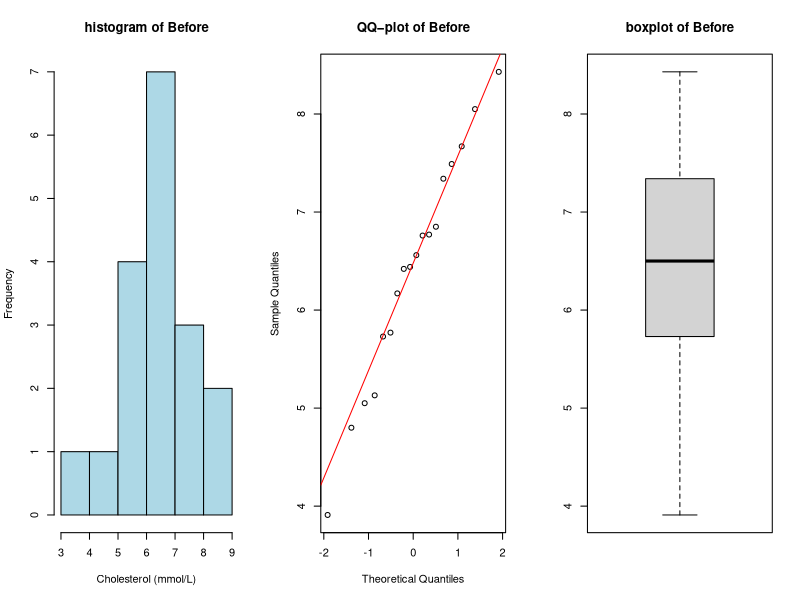
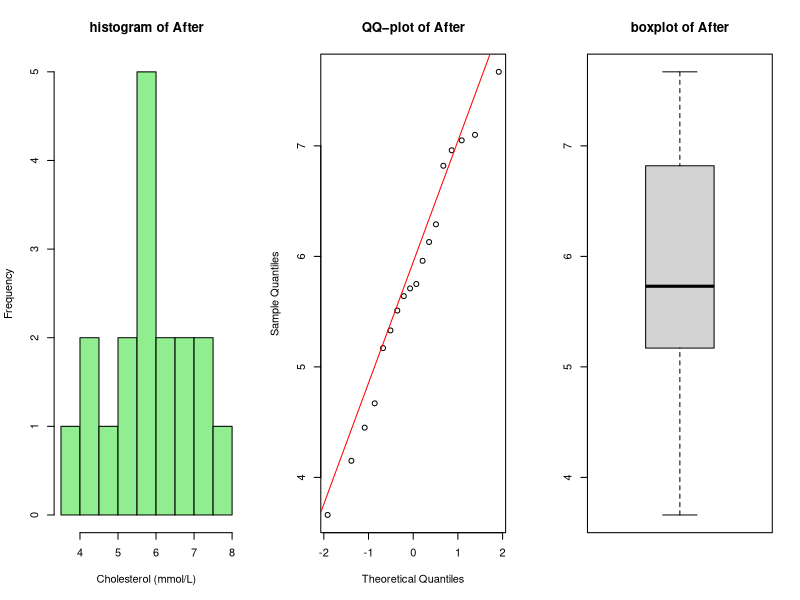
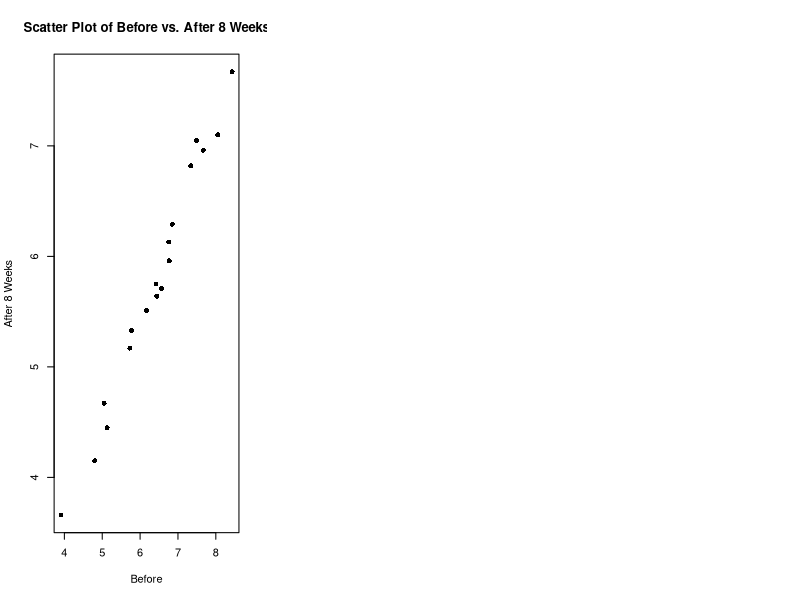
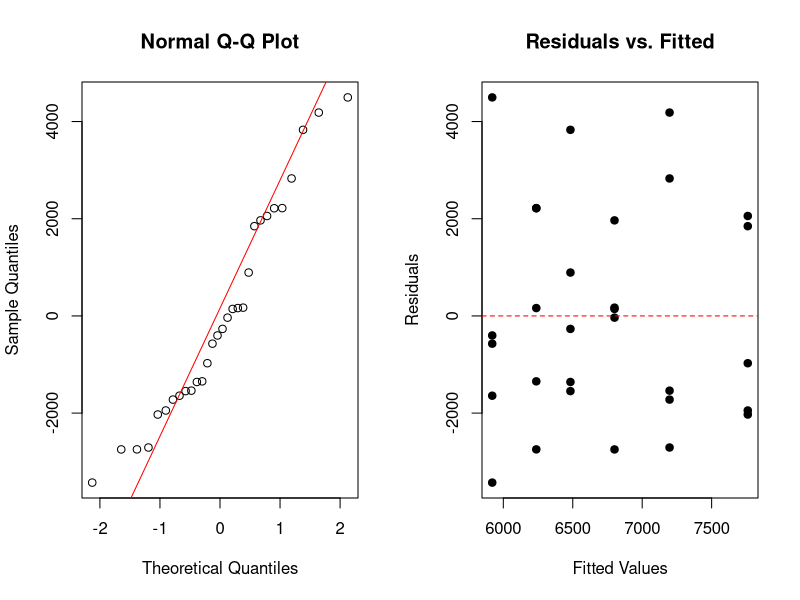
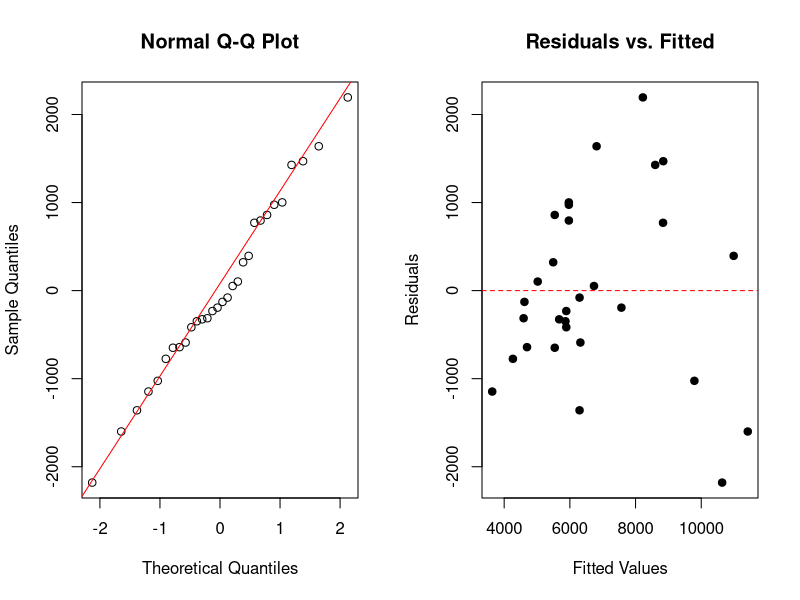
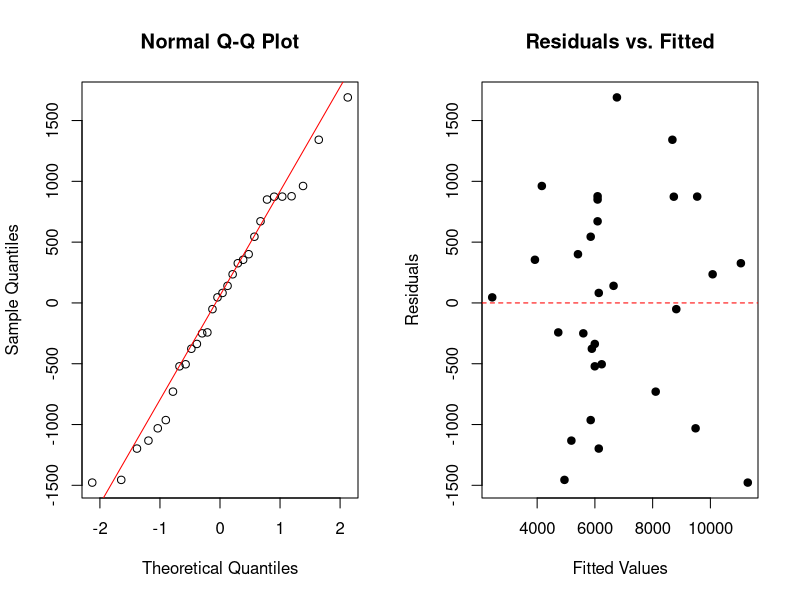
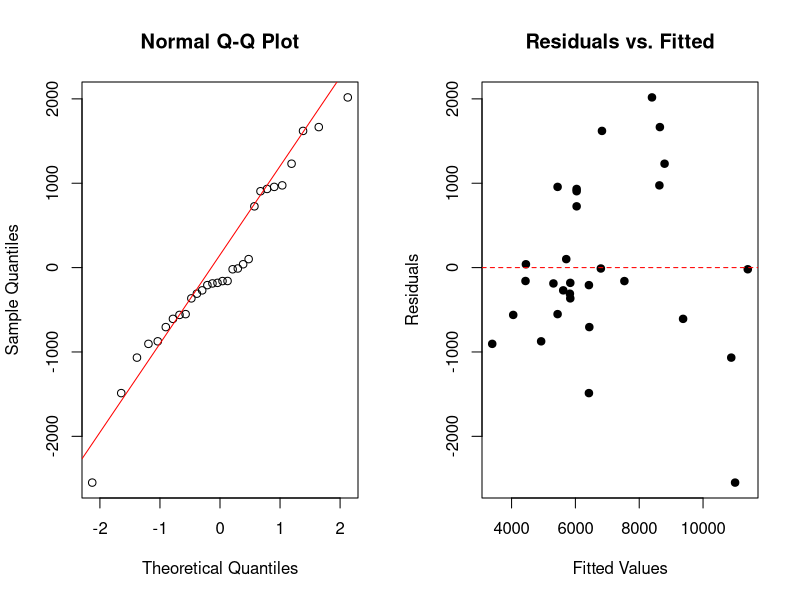
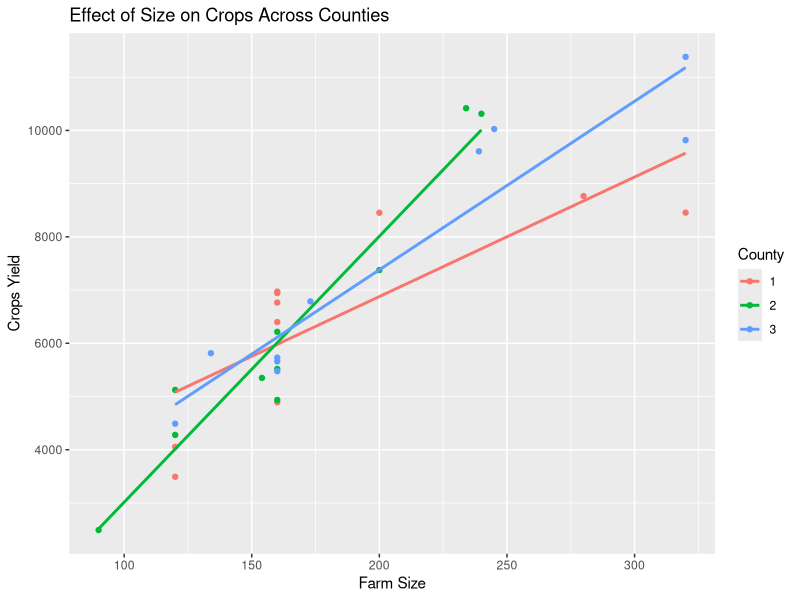

Generate these figures, in order, with R:
## ---- chunk 1
knitr::opts_chunk$set(echo = TRUE)
# only round 3
options(digits = 3)

knitr::opts_chunk$set(fig.height = 2.5)
## ---- chunk 2
data = read.table('cholesterol.txt', header = TRUE)
# Before
par(mfrow = c(1,3))
hist(data$Before, main="histogram of Before", xlab="Cholesterol (mmol/L)", col="lightblue", border="black")
qqnorm(data$Before, main="QQ−plot of Before")
qqline(data$Before, col="red")
boxplot(data$Before, main="boxplot of Before")
# After
hist(data$After8weeks, main="histogram of After", xlab="Cholesterol (mmol/L)", col="lightgreen", border="black")
qqnorm(data$After8weeks, main="QQ−plot of After")
qqline(data$After8weeks, main="After", col="red")
boxplot(data$After8weeks,main="boxplot of After")
## ---- chunk 3
plot(data$Before, data$After8weeks,
     main = "Scatter Plot of Before vs. After 8 Weeks",
     xlab = "Before", ylab = "After 8 Weeks",
     col = "black", pch = 16)
## ---- chunk 4
t.test(data$Before,data$After8weeks, paired=TRUE)
## ---- chunk 5
mean_difference = function(x,y) {mean(x-y)}
original_diff <- mean(data$Before - data$After8weeks)
B=1000; tstar=numeric(B)
for (i in 1:B) {
  md_star=t(apply(cbind(data$Before,data$After8weeks),1,sample))
  tstar[i]=mean_difference(data$Before,data$After8weeks) 
}
myt = mean_difference(data$Before,data$After8weeks);
pl=sum(tstar<myt)/B;pr=sum(tstar>myt)/B;p=2*min(pl,pr); p
## ---- chunk 6
x = data$After8weeks;n = length(x);x_mean = mean(x);x_sd = sd(x) ;
alpha = 0.03;t = qt(1-alpha/2, df = n-1)
CI_normal = c(
  x_mean - t * (x_sd / sqrt(n)),
  x_mean + t * (x_sd / sqrt(n)))
cat("97% CI based on normality: [", round(CI_normal[1], 3), 
    ",", round(CI_normal[2], 3), "]\n")
## ---- chunk 7
B = 1000;x_mean = mean(data$After8weeks);Tstar = numeric(B)
for(i in 1:B){
  Xstar=sample(data$After8weeks,replace=TRUE)
  Tstar[i]=mean(Xstar)
}
Tstar15 = quantile(Tstar, 0.015);Tstar985 = quantile(Tstar, 0.985)
CI_bootstrap = c(2*x_mean-Tstar985,2*x_mean-Tstar15)
cat("Bootstrap 97% CI: [", round(CI_bootstrap[1], 3), 
    ",", round(CI_bootstrap[2], 3), "]\n")

## ---- chunk 8
n=length(data$After8weeks) 
t=max(data$After8weeks)
B=1000;tstar=numeric(B)
theta_values = seq(3, 12, by = 0.1)
p_values = sapply(theta_values, function(theta) {
  tstar = numeric(B)
  for (i in 1:B){
    xstar = runif(n, min = 3, max = theta)
    tstar[i] = max(xstar)
  }
  pl = sum(tstar < t) / B;pr = sum(tstar > t) / B
  p = 2 * min(pl, pr)
  return(p)
})
theta_valid = theta_values[p_values > 0.05]
cat("For H0 cannot be rejected: [", min(theta_valid), max(theta_valid),  "]\n")
## ---- chunk 9
n = length(data$After8weeks);below_6 = sum(data$After8weeks < 6);
binom.test(below_6,n,p=0.5,alt="l")
## ---- chunk 10
 wilcox.test(data$After8weeks,mu=6)
## ---- chunk 11
below_4.5 = sum(data$After8weeks <= 4.5);n = length(data$After8weeks)
binom.test(below_4.5,n,p=0.25,alt="g")
## ---- chunk 12
df <- read.table("crops.txt", header = TRUE)
df$County <- as.factor(df$County);df$Related <- as.factor(df$Related)
shapiro.test(df$Crops);shapiro.test(df$Size)
## ---- chunk 13
library(car)
leveneTest(Crops ~ County, data = df);leveneTest(Crops ~ Related, data = df);
leveneTest(Crops ~ County:Related, data = df)
## ---- chunk 14
anova_model1 <- aov(Crops ~ County + Related, data = df) ;summary(anova_model1)
## ---- chunk 15
anova_model2 <- aov(Crops ~ County*Related, data = df) ;summary(anova_model2)
## ---- chunk 16
new_farm <- data.frame(
  County = factor(3, levels = c(1, 2, 3)), 
  Related = factor("no", levels = c("no", "yes"))
)
predicted_crops <- predict(anova_model1, newdata = new_farm, interval = "confidence");print(predicted_crops)
## ---- chunk 17
TukeyHSD(anova_model2)
## ---- chunk 18
par(mfrow = c(1,2)) 
residuals1 <- resid(anova_model1)
fitted_values1 <- fitted(anova_model1) 
qqnorm(residuals1);qqline(residuals1, col="red")
plot(fitted_values1,residuals1 , main = "Residuals vs. Fitted", 
     xlab = "Fitted Values", ylab = "Residuals", pch = 19)
abline(h = 0, col = "red", lty = 2)
par(mfrow = c(1,1)) 
## ---- chunk 19
ancova_main <- aov(Crops ~ County + Related + Size, data = df);summary(ancova_main)
## ---- chunk 20
par(mfrow = c(1,2)) 
residuals_main <- resid(ancova_main)
fitted_values_main <- fitted(ancova_main) 
qqnorm(residuals_main);qqline(residuals_main, col="red")
plot(fitted_values_main,residuals_main , main = "Residuals vs. Fitted", 
     xlab = "Fitted Values", ylab = "Residuals", pch = 19)
abline(h = 0, col = "red", lty = 2)
par(mfrow = c(1,1)) 
## ---- chunk 21
ancova_county_size <- aov(Crops ~ County * Size + Related, data = df);summary(ancova_county_size)
## ---- chunk 22
par(mfrow = c(1,2)) 
residuals_county_size <- resid(ancova_county_size)
fitted_values_county_size <- fitted(ancova_county_size) 
qqnorm(residuals_county_size);qqline(residuals_county_size, col="red")
plot(fitted_values_county_size,residuals_county_size , main = "Residuals vs. Fitted", 
     xlab = "Fitted Values", ylab = "Residuals", pch = 19)
abline(h = 0, col = "red", lty = 2)
par(mfrow = c(1,1)) 
## ---- chunk 23
ancova_related_size <- aov(Crops ~ County + Related * Size, data = df);summary(ancova_related_size)
## ---- chunk 24
par(mfrow = c(1,2)) 
residuals_related_size <- resid(ancova_related_size)
fitted_values_related_size <- fitted(ancova_related_size) 
qqnorm(residuals_related_size);qqline(residuals_related_size, col="red")
plot(fitted_values_related_size,residuals_related_size , main = "Residuals vs. Fitted", 
     xlab = "Fitted Values", ylab = "Residuals", pch = 19)
abline(h = 0, col = "red", lty = 2)
par(mfrow = c(1,1)) 
## ---- chunk 25
shapiro.test(residuals(ancova_main));shapiro.test(residuals(ancova_related_size))
shapiro.test(residuals(ancova_county_size))
## ---- chunk 26
library(ggplot2)
ggplot(df, aes(x = Size, y = Crops, color = County)) +
  geom_point() +
  geom_smooth(method = "lm", se = FALSE) +
  labs(title = "Effect of Size on Crops Across Counties",
       x = "Farm Size", y = "Crops Yield")
## ---- chunk 27
new_farm <- data.frame(
  County = factor(2, levels = c(1, 2, 3)), 
  Related = factor("yes", levels = c("no", "yes")),
  Size = 165  
)
predicted_crops <- predict(ancova_county_size, newdata = new_farm, interval = "confidence")
print(predicted_crops)
## ---- chunk 28
error_variance <- sum(residuals(ancova_county_size)^2) / df.residual(ancova_county_size)
print(error_variance)
## ---- chunk 29
library(MASS)
blocks = rep(1:6, each = 4)

random_N = unlist(tapply(rep(c(1, 1, 0, 0), 6), blocks, sample))  
random_P = unlist(tapply(rep(c(1, 1, 0, 0), 6), blocks, sample))
random_K = unlist(tapply(rep(c(1, 1, 0, 0), 6), blocks, sample))

N_matrix <- matrix(random_N, nrow = 6, byrow = TRUE)
P_matrix <- matrix(random_P, nrow = 6, byrow = TRUE)
K_matrix <- matrix(random_K, nrow = 6, byrow = TRUE)

random_result = cbind(blocks, N_matrix, P_matrix, K_matrix)
colnames(random_result) <- c("Block", "N1", "N2", "N3", "N4", 
                             "P1", "P2", "P3", "P4", "K1", "K2", "K3", "K4")

random_result
## ---- chunk 30
interaction.plot(npk$block, npk$N, npk$yield, xlab = 'Block', ylab = "Yield", 
trace.label = "N", col = c("red", "blue"), 
main = "The influence of using N or not on yield")
## ---- chunk 31
par(mfrow = c(1,2))
boxplot(npk$yield~npk$block);boxplot(npk$yield~npk$N);
## ---- chunk 32
par(mfrow = c(1,2))
interaction.plot(npk$block, npk$N, npk$yield);interaction.plot(npk$N, npk$block, npk$yield)
## ---- chunk 33
npk$block = as.factor(npk$block); npk$N = as.factor(npk$N); 
npkaov = lm(yield~block*N, data=npk);anova(npkaov)
## ---- chunk 34
npk$block = as.factor(npk$block); npk$N = as.factor(npk$N); 
npkaov = lm(yield~block+N, data=npk);anova(npkaov)
## ---- chunk 35
par(mfrow = c(1,2))
qqnorm(residuals(npkaov)); plot(fitted(npkaov),residuals(npkaov))
## ---- chunk 36
model_N_block <- lm(yield ~ N * block + P + K, data = npk)
model_P_block <- lm(yield ~ P * block + N + K, data = npk)
model_K_block <- lm(yield ~ K * block + N + P, data = npk)
anova(model_N_block);anova(model_P_block);anova(model_K_block)
## ---- chunk 37
additive_model <- lm(npk$yield ~ npk$N + npk$block + npk$P + npk$K)
anova(additive_model)
## ---- chunk 38
library(lme4)
mixed_model <- lmer(yield ~ N + P + K + (1|block), REML=FALSE,data=npk)
summary(mixed_model)
## ---- chunk 39
mixed_without_N <- lmer(yield ~ P + K + (1|block), REML=FALSE,data=npk)
anova(mixed_model, mixed_without_N)
